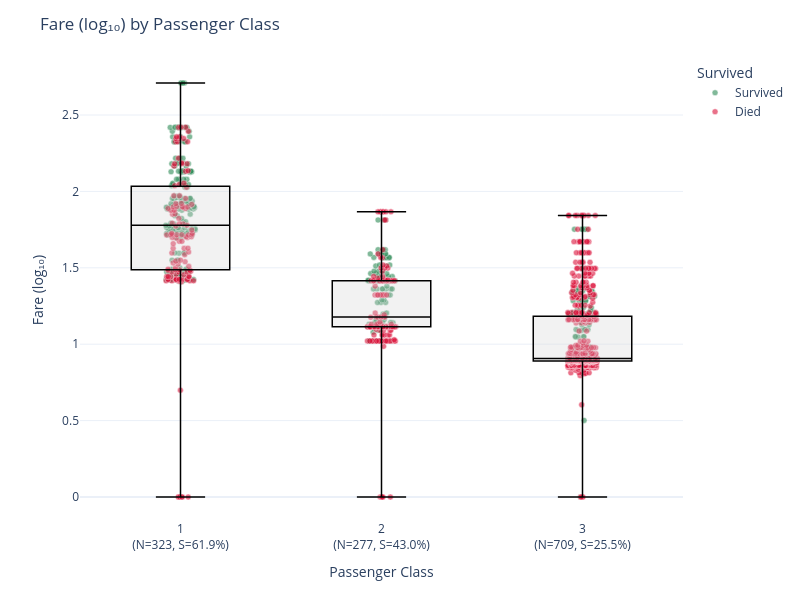

Notebook code for this chart:
### Markdown cell above
### Did wealth have an influence?

Survival rate overall is signfiicantly higher for first class versus third class.

### Code cell
TitanicChartingHelper.create_strip_boxplot(titanic_passengers_cleaned, 'Pclass', 'FareLog10')

### Figure 1 — Plotly figure (JSON) as saved in the notebook; plotly's stock layout.template omitted (floating-point values rounded to 4 significant figures; data arrays with more than 128 entries replaced by an {"elided": "..."} marker saying what was removed)
{"data": [{"alignmentgroup": "True", "boxpoints": "all", "customdata": {"elided": "500x4 mixed values"}, "fillcolor": "rgba(255,255,255,0)", "hoveron": "points", "hovertemplate": "Survived=Survived<br>Name=%{customdata[0]}<br>Sex=%{customdata[1]}<br>Age=%{customdata[2]}<br>Embarked=%{customdata[3]}<extra></extra>", "legendgroup": "Survived", "line": {"color": "rgba(255,255,255,0)"}, "marker": {"color": "#2E8B57", "line": {"color": "white", "width": 0.5}, "opacity": 0.6, "size": 6}, "name": "Survived", "offsetgroup": "Survived", "orientation": "v", "pointpos": 0, "showlegend": true, "type": "box", "x": {"elided": "500 int values"}, "x0": " ", "xaxis": "x", "y": {"elided": "500 float values"}, "y0": " ", "yaxis": "y"}, {"alignmentgroup": "True", "boxpoints": "all", "customdata": {"elided": "809x4 mixed values"}, "fillcolor": "rgba(255,255,255,0)", "hoveron": "points", "hovertemplate": "Survived=Died<br>Name=%{customdata[0]}<br>Sex=%{customdata[1]}<br>Age=%{customdata[2]}<br>Embarked=%{customdata[3]}<extra></extra>", "legendgroup": "Died", "line": {"color": "rgba(255,255,255,0)"}, "marker": {"color": "#DC143C", "line": {"color": "white", "width": 0.5}, "opacity": 0.6, "size": 6}, "name": "Died", "offsetgroup": "Died", "orientation": "v", "pointpos": 0, "showlegend": true, "type": "box", "x": {"elided": "809 int values"}, "x0": " ", "xaxis": "x", "y": {"elided": "809 float values"}, "y0": " ", "yaxis": "y"}, {"boxpoints": false, "fillcolor": "rgba(211,211,211,0.3)", "hoverinfo": "skip", "line": {"color": "black", "width": 1.5}, "showlegend": false, "type": "box", "x": {"elided": "323 int values"}, "y": {"elided": "323 float values"}}, {"boxpoints": false, "fillcolor": "rgba(211,211,211,0.3)", "hoverinfo": "skip", "line": {"color": "black", "width": 1.5}, "showlegend": false, "type": "box", "x": {"elided": "277 int values"}, "y": {"elided": "277 float values"}}, {"boxpoints": false, "fillcolor": "rgba(211,211,211,0.3)", "hoverinfo": "skip", "line": {"color": "black", "width": 1.5}, "showlegend": false, "type": "box", "x": {"elided": "709 int values"}, "y": {"elided": "709 float values"}}], "layout": {"boxmode": "overlay", "height": 600, "legend": {"title": {"text": "Survived"}, "tracegroupgap": 0}, "margin": {"t": 60}, "title": {"text": "Fare (log₁₀) by Passenger Class"}, "width": 800, "xaxis": {"anchor": "y", "domain": [0, 1], "tickmode": "array", "ticktext": ["1<br>(N=323, S=61.9%)", "2<br>(N=277, S=43.0%)", "3<br>(N=709, S=25.5%)"], "tickvals": [1, 2, 3], "title": {"text": "Passenger Class"}}, "yaxis": {"anchor": "x", "domain": [0, 1], "title": {"text": "Fare (log₁₀)"}}}}
